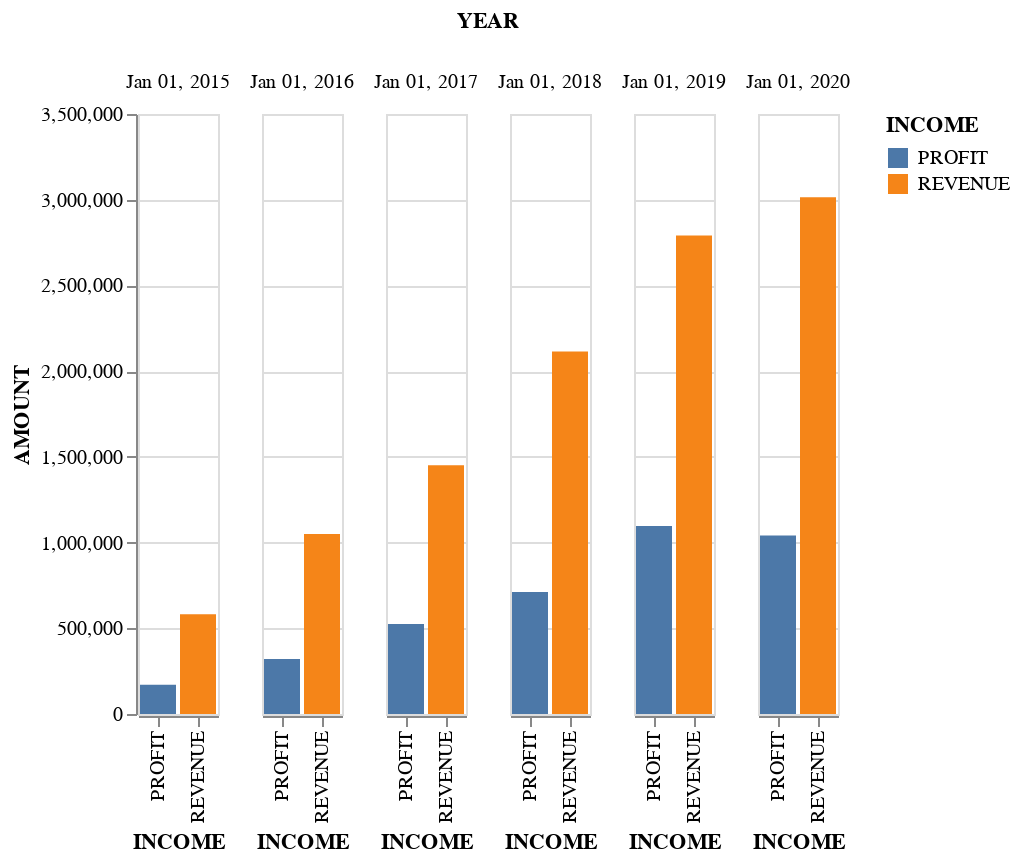

Notebook code for this chart:
### Code cell
alt.Chart(melt).mark_bar().encode(
    x='INCOME:N',
    y='AMOUNT:Q',
    color='INCOME:N',
    column='YEAR'
)

### Figure 1 — Vega-Lite specification as saved in the notebook (floating-point values rounded to 4 significant figures)
{"config": {"view": {"continuousWidth": 400, "continuousHeight": 300}}, "data": {"name": "data-3567e3ad93ed4f60c392ab41e328b5b0"}, "mark": "bar", "encoding": {"color": {"field": "INCOME", "type": "nominal"}, "column": {"field": "YEAR", "type": "temporal"}, "x": {"field": "INCOME", "type": "nominal"}, "y": {"field": "AMOUNT", "type": "quantitative"}}, "$schema": "https://vega.github.io/schema/vega-lite/v4.17.0.json", "datasets": {"data-3567e3ad93ed4f60c392ab41e328b5b0": [{"YEAR": "2015-01-01T00:00:00", "INCOME": "REVENUE", "AMOUNT": 581400.0}, {"YEAR": "2015-01-01T00:00:00", "INCOME": "PROFIT", "AMOUNT": 171100.0}, {"YEAR": "2016-01-01T00:00:00", "INCOME": "REVENUE", "AMOUNT": 1050000.0}, {"YEAR": "2016-01-01T00:00:00", "INCOME": "PROFIT", "AMOUNT": 320800.0}, {"YEAR": "2017-01-01T00:00:00", "INCOME": "REVENUE", "AMOUNT": 1452000.0}, {"YEAR": "2017-01-01T00:00:00", "INCOME": "PROFIT", "AMOUNT": 525300.0}, {"YEAR": "2018-01-01T00:00:00", "INCOME": "REVENUE", "AMOUNT": 2114000.0}, {"YEAR": "2018-01-01T00:00:00", "INCOME": "PROFIT", "AMOUNT": 711200.0}, {"YEAR": "2019-01-01T00:00:00", "INCOME": "REVENUE", "AMOUNT": 2791000.0}, {"YEAR": "2019-01-01T00:00:00", "INCOME": "PROFIT", "AMOUNT": 1097000.0}, {"YEAR": "2020-01-01T00:00:00", "INCOME": "REVENUE", "AMOUNT": 3015000.0}, {"YEAR": "2020-01-01T00:00:00", "INCOME": "PROFIT", "AMOUNT": 1041000.0}]}}
